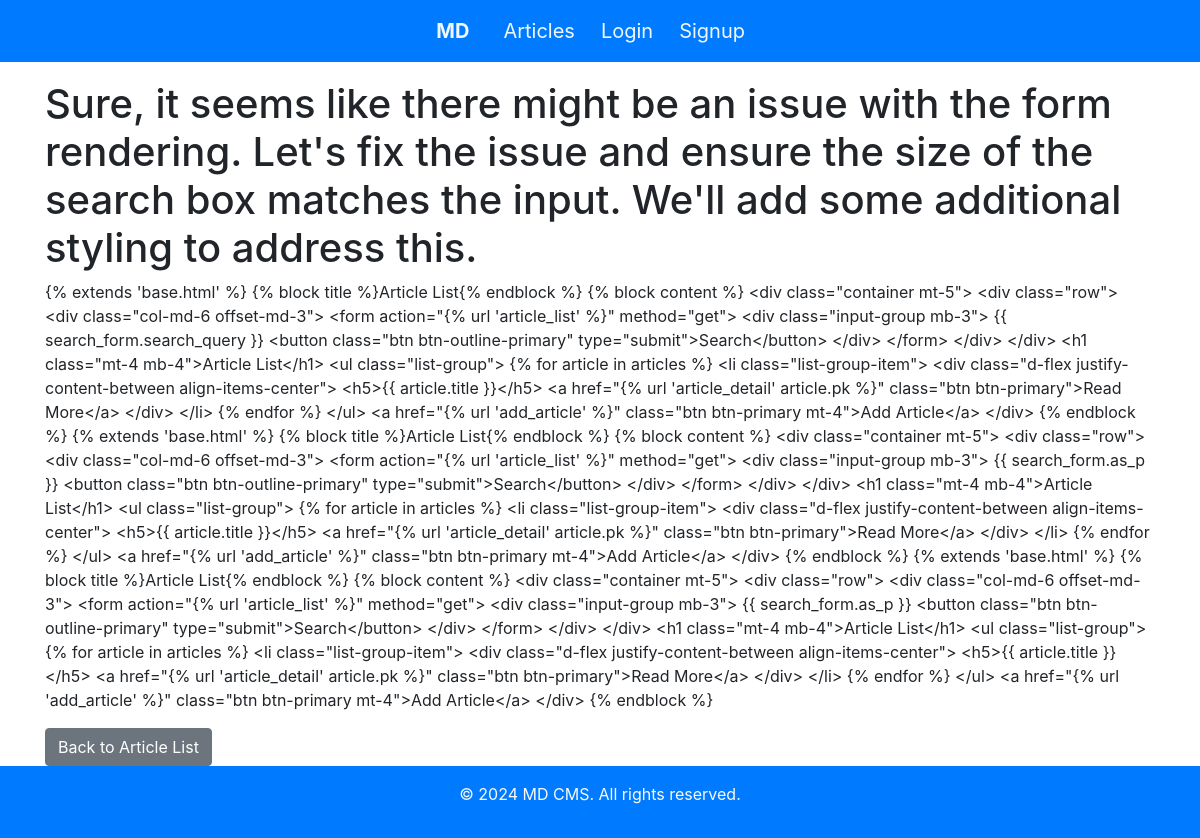
Screenshot of /article/2/ with the database file from the repository.
### md_cms/models.py (models this page shows, shortened)
class Article(models.Model):
    title=models.CharField(max_length=200)
    content = models.TextField()

### md_cms/views.py (the view)
# urls.py: path('article/<int:pk>/', article_details, name='article_detail'),
def article_details(request , pk):
    article = get_object_or_404(Article , pk=pk)
    return render (request , 'article_details.html',{'article':article})

### md_cms/templates/article_details.html (shortened to what this page needs)
{% extends 'base.html' %}
{% block content %}
    <div class="container mt-5">
        <h1 style="margin-top: 80px;">{{ article.title }}</h1>
        <p>{{ article.content }}</p>
        <a href="{% url 'article_list' %}" class="btn btn-secondary">Back to Article List</a>
    </div>
{% endblock %}

### md_cms/templates/base.html (shortened to what this page needs)
<!DOCTYPE html>
<html lang="en">
<head>
    <link rel="stylesheet" href="https://stackpath.bootstrapcdn.com/bootstrap/4.3.1/css/bootstrap.min.css">
</head>
<body>
    {% include 'header.html' %}
    {% block content %}{% endblock %}
    {% include 'footer.html' %}
</body>
</html>

### md_cms/templates/header.html (shortened to what this page needs)
{% block content %}
<nav class="navbar navbar-expand-lg bg-body-tertiary bg-primary fixed-top"data-bs-theme="dark">
    <div class="container-fluid">
      <a class="nav-link" href="{% url 'home' %}"><b>MD</b></a>
      <div class="collapse navbar-collapse" id="navbarNavAltMarkup">
        <div class="navbar-nav custom-center">
          <a class="nav-link " aria-current="page" href="{% url 'article_list' %}">Articles</a>
        {% if user.is_authenticated %}
          <a class="nav-link" href="{% url 'add_article' %}">Post article</a>
          <a class="nav-link" href="{% url 'logout' %}">Logout</a>
        {% else %}
          <a class="nav-link" href="{% url 'login' %}">Login</a>
          <a class="nav-link" href="{% url 'signup' %}">Signup</a>
        {% endif %}
        </div>
      </div>
    </div>
  </nav>
{% endblock %}

### md_cms/templates/footer.html
{% block content %}
<footer class="bg-primary text-light text-center py-3 foot">
    <p>&copy; 2024 MD CMS. All rights reserved.</p>
</footer>
{% endblock %}

### md_cms/templates/base.html (style rules this page uses)
nav div a { color: aliceblue; margin: 0%; padding: 20px; font-size: 20px; margin-right: 10px; }
.foot { bottom: 0; width: 100%; background-color: #007bff; color: #fff; text-align: center; padding: 10px; }

### rows the page displays
Article: title "Sure, it seems like there might be an issue with the form rendering. Let's fix the issue and ensure the size of the search box matches the input. We'll add some additional styling to address this.", content "{% extends 'base.html' %} {% block title %}Article List{% endblock %} {% block content %} <div class=\"container mt-5\"> <div class=\"row\"> <div class=\"col-md-6 offset-md-3\"> <form action=\"{% url 'article_list' %}\" method=\"get\"> <div class=\"input-group mb-3\"> {{ search_form.search_query }} <button class=\"btn btn-outline-primary\" type=\"submit\">Search</button> </div> </form> </div> </div> <h1 class=\"mt-4 mb-4\">Article List</h1> <ul class=\"list-group\"> {% for article in articles %} <li class=\"list-group-item\"> <div class=\"d-flex justify-content-between align-items-center\"> <h5>{{ article.title }}</h5> <a href=\"{% url 'article_detail' article.pk %}\" class=\"btn btn-primary\">Read More</a> </div>…"
